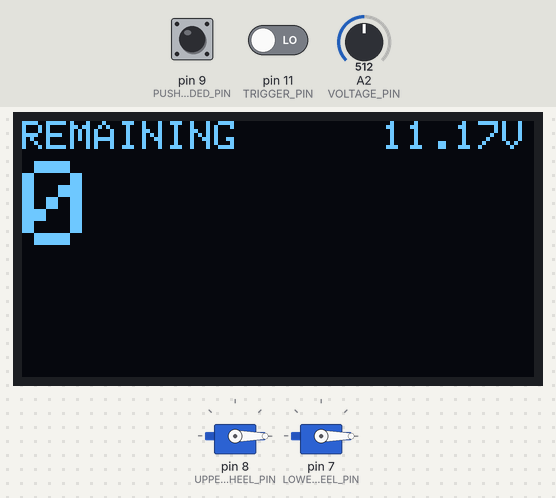
Bench run of a sketch on a simulated Arduino Nano, built with avr-gcc and run on an emulated ATmega328P. Parts: 2 × servo, 128×64 one-colour display. The inputs (shaded band) are chosen by the test bench; at power-on: A2 (VOLTAGE_PIN) = 512, pin 11 (TRIGGER_PIN) LOW, pin 9 (PUSHER_EXTENDED_PIN) LOW.

Above: at 3.2 s.
3.3 s: A2 (VOLTAGE_PIN) set to 716
At 4.0 s:
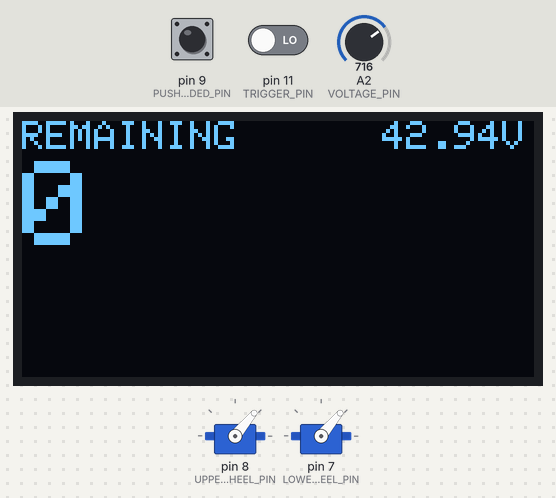
4.9 s: A2 (VOLTAGE_PIN) set to 900
At 6.1 s:
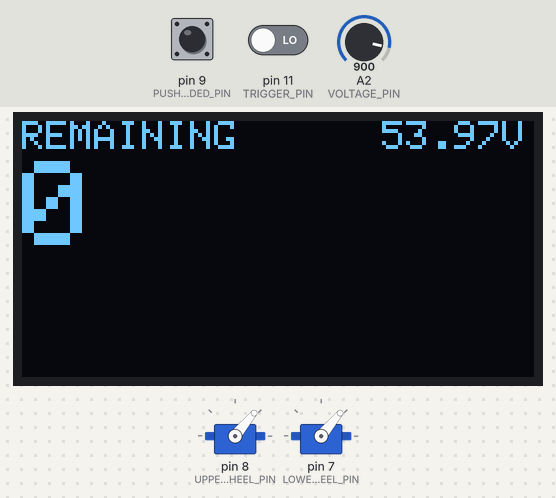
6.4 s: pin 11 (TRIGGER_PIN) driven HIGH
At 7.6 s:
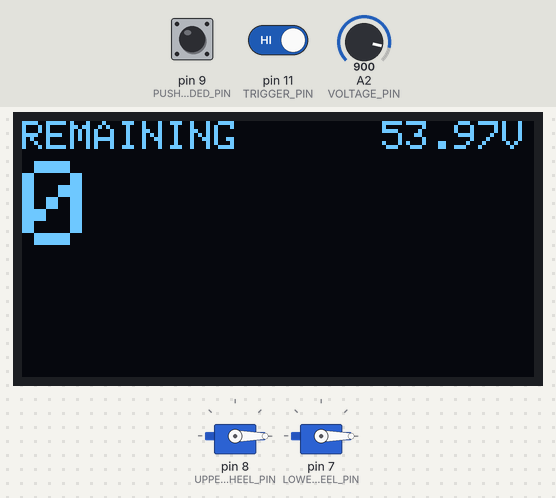
7.9 s: pin 11 (TRIGGER_PIN) driven LOW
At 10.81 s:
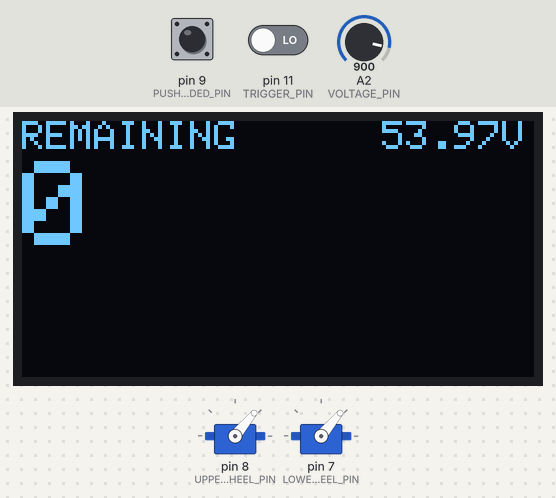
10.9 s: A2 (VOLTAGE_PIN) set to 1023
At 12.1 s:
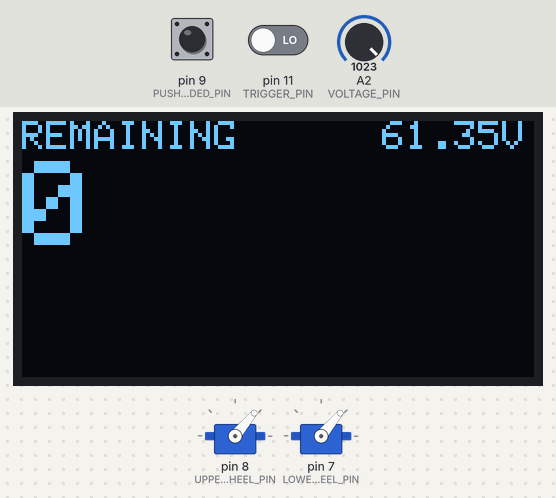
Timing chart, 0 to 13.4 s (numbered marks = the images above; inputs shaded):
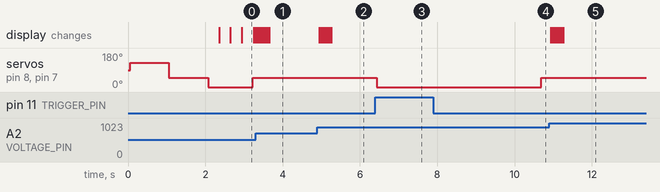

Measured:
- after the input at 4.9 s, the display: first changes at once (image 2 shows a later state)
- after the input at 6.4 s, servo on pin 8 (UPPER_FLYWHEEL_PIN), servo on pin 7 (LOWER_FLYWHEEL_PIN): 50° → 0° at once
- after the input at 7.9 s, servo on pin 8 (UPPER_FLYWHEEL_PIN), servo on pin 7 (LOWER_FLYWHEEL_PIN): 0° → 50° after 2.8 s
- after the input at 10.9 s, the display: first changes at once (image 5 shows a later state)

The sketch:

dart-control_v2.ino
```cpp
// (licence header left out)
#include <SPI.h>
#include <Wire.h>
#include <Servo.h>

// Arduino constant pins.
#define VOLTAGE_PIN           A2  // Analog 2
#define SCREEN_DATA_PIN       A3  // Analog 3
                                  // Analog 4 SDA
                                  // Analog 5 SCL
#define PUSHER_MOTOR_PIN      A6  // Analog 6
#define LOWER_FLYWHEEL_PIN    7   // Digital 7
#define UPPER_FLYWHEEL_PIN    8   // Digital 8
#define PUSHER_EXTENDED_PIN   9   // Digital 9
#define MAG_INSERTED_PIN      10  // Digital 10
#define TRIGGER_PIN           11  // Digital 11
#define SCREEN_SELECT_PIN     12  // Digital 12

// Internal constants.
#define VOLTAGE_MIN 9.5
#define VOLTAGE_MAX 12.6
#define VOLTAGE_SAMPLE_SET     10
#define FULL_AUTO              4
#define FLYWHEEL_MIN_VALUE     1060
#define FLYWHEEL_MAX_VALUE     1860
#define FLYWHEEL_SPINUP_TIME   250
#define FLYWHEEL_SPIN_TIME     3000

// Internal state
float voltageSamples[VOLTAGE_SAMPLE_SET];
int voltageSamplesIndex;
int numOfDartsToPush = 1;
int flywheelsActivationTime;
int flywheelSpeed;
int dartsRemaining;
int currentScreenId;
float voltage;

// User settings.
int magSize;
int fireMode;
int dartFps;

// Brushless DC motors used for flywheels.
Servo upperFlywheel;
Servo lowerFlywheel;

void setupFlywheels() {
  upperFlywheel.writeMicroseconds(FLYWHEEL_MAX_VALUE);
  lowerFlywheel.writeMicroseconds(FLYWHEEL_MAX_VALUE);
  delay(1000);
  upperFlywheel.writeMicroseconds(FLYWHEEL_MIN_VALUE);
  lowerFlywheel.writeMicroseconds(FLYWHEEL_MIN_VALUE);
  delay(1000);
}

void setup() {
  pinMode(PUSHER_EXTENDED_PIN, INPUT);
  pinMode(MAG_INSERTED_PIN, INPUT);
  pinMode(TRIGGER_PIN, INPUT);
  pinMode(SCREEN_SELECT_PIN, INPUT);
  upperFlywheel.attach(UPPER_FLYWHEEL_PIN);
  lowerFlywheel.attach(LOWER_FLYWHEEL_PIN);
  setupScreens();
  setupFlywheels();
}

// Returns the state of the pusher position.
bool isPusherExtended() {
  return digitalRead(PUSHER_EXTENDED_PIN) == HIGH;
}

// Returns the state of the mag.
bool isMagInserted() {
  return digitalRead(MAG_INSERTED_PIN) == HIGH;
}

// Returns if the state of the trigger.
bool isTriggerPressed() {
  return digitalRead(TRIGGER_PIN) == HIGH;
}

// Returns if the state of the screen select button.
bool isScreenSelectorPushed() {
  return digitalRead(SCREEN_SELECT_PIN) == HIGH;
}

// Walk the voltage samples and return an average.
float getBatteryVoltage() {
  float sum;
  // take the VDC analog samples and add them up.
  for (int i = 0; i < VOLTAGE_SAMPLE_SET; i++) {
      sum += voltageSamples[i];
  }
  // Calculate the voltage
  // Use 5.0 for a 5.0V ADC reference voltage
  // 5.015V is the calibrated reference voltage
  return ((sum / (float)VOLTAGE_SAMPLE_SET * 5.015) / 1024.0) * 11.132;
}

// Read the current battery voltage and add it to the sample array.
void readBatteryVoltage() {
  analogRead(VOLTAGE_PIN); // Read the PIN as we could get an old value.
  delay(10); // Make sure the MUTEX has switched to our PIN.
  voltageSamples[voltageSamplesIndex] = analogRead(VOLTAGE_PIN);
  voltageSamplesIndex++;
  if (voltageSamplesIndex >= VOLTAGE_SAMPLE_SET) {
    voltageSamplesIndex = 0;
  }
  voltage = getBatteryVoltage();
}

// Returns if the battery is in a good state.
bool batteryError() {
  if (voltage < VOLTAGE_MIN || voltage > VOLTAGE_MAX) {
    return true;
  }
  return false;
}

// Puts full power into the pusher motor.
void powerPusher() {
  analogWrite(PUSHER_MOTOR_PIN, 255);
}

// Removes all power from the pusher motor once it's retracted.
void stopPusher() {
  analogWrite(PUSHER_MOTOR_PIN, 50);
  while (isPusherExtended()) {
    delay(1);
  }
  analogWrite(PUSHER_MOTOR_PIN, 0);
}

// Activates the pusher motor.
void pushDart(bool fullAuto) {
    powerPusher();
    if (fullAuto) {
      while (isTriggerPressed()) {
        delay(10);
      }
    }
    stopPusher();
}

void startFlywheels() {
  upperFlywheel.writeMicroseconds(flywheelSpeed);
  lowerFlywheel.writeMicroseconds(flywheelSpeed);
  delay(FLYWHEEL_SPINUP_TIME);
}

void stopFlywheels() {
  upperFlywheel.writeMicroseconds(FLYWHEEL_MIN_VALUE);
  lowerFlywheel.writeMicroseconds(FLYWHEEL_MIN_VALUE);
}

void updateFlywheels() {
  long timeSpinning = millis() - flywheelsActivationTime;
  if (timeSpinning > FLYWHEEL_SPIN_TIME) {
    stopFlywheels();
  }
  if (timeSpinning < FLYWHEEL_SPIN_TIME) {
    startFlywheels();
  }
}

// Starts flywheels and/or updates their stop time.
void activateFlywheels() {
  flywheelsActivationTime = millis();
  updateFlywheels();
}

// Pushes the number of darts given.
// 1 == One dart.
// 2 == Two darts.
// 3 == Three darts.
// 4 == Full Auto.
void fire(int dartsToFire) {
  if (dartsToFire == FULL_AUTO) {
    pushDart(true);
    return;
  }
  for (int i = dartsToFire; i > 0; i--) {
    pushDart(false);
  }
}

// Main control loop.
void loop() {
  readBatteryVoltage();
  if (batteryError()) {
//    renderBatteryError(voltage);
//    delay(1000);
//    return;
  }
  if (isTriggerPressed()) {
    activateFlywheels();
    fire(numOfDartsToPush);
  }
  updateFlywheels();
  updateScreens(currentScreenId, dartsRemaining, magSize, fireMode, dartFps, voltage);
  delay(1); // Allow the world rotate.
}
```

screens.ino
```cpp
// (licence header left out)
#include <Adafruit_GFX.h>
#include <Adafruit_SSD1306.h>

Adafruit_SSD1306 Screens(4);

void setupScreens() {
  Screens.begin(SSD1306_SWITCHCAPVCC, 0x3C);
  Screens.clearDisplay();
  Screens.setTextColor(WHITE);
  Screens.setCursor(0, 0);
  Screens.println("INITIALISING...");
  Screens.display();
}

void updateScreens(int screenId, int dartsRemaining, int magSize, int fireMode, int dartFps, float voltage) {
  Screens.clearDisplay();
  switch (screenId) {
    case 0:
      // Show remaining darts.
      renderDartsRemaining(dartsRemaining);
      break;
    case 1:
      // Change Mag Size.
      renderMagSize(magSize);
      break;
    case 2:
      // Change Mode.
      renderMode(fireMode);
      break;
    case 3:
      // Change FPS.
      renderFps(dartFps);
      break;
  }
  renderBatteryHeader(voltage);
  Screens.display();
}

void renderDartsRemaining(int dartsRemaining) {
  Screens.setTextColor(WHITE);
  Screens.setCursor(0, 0);
  Screens.setTextSize(1);
  Screens.println("REMAINING");
  Screens.setTextSize(3);
  Screens.setCursor(0, 10);
  Screens.println(dartsRemaining);
}

void renderMagSize(int magSize) {
  Screens.setTextColor(WHITE);
  Screens.setCursor(0, 0);
  Screens.setTextSize(1);
  Screens.println("MAG SIZE");
  Screens.setTextSize(3);
  Screens.setCursor(0, 10);
  Screens.println(magSize);
}

void renderFps(int fps) {
  Screens.setTextColor(WHITE);
  Screens.setCursor(0, 0);
  Screens.setTextSize(1);
  Screens.println("FPS");
  Screens.setTextSize(3);
  Screens.setCursor(0, 10);
  Screens.println(fps);
}

void renderMode(int fireMode) {
  Screens.setTextColor(WHITE);
  Screens.setCursor(0, 0);
  Screens.setTextSize(1);
  Screens.println("FIRE MODE");
  Screens.setTextSize(3);
  Screens.setCursor(0, 10);
  switch (fireMode) {
    case 1:
      Screens.println("Single");
      break;
    case 2:
      Screens.println("Double");
      break;
    case 3:
      Screens.println("Tripple");
      break;
    case 4:
      Screens.println("Full Auto");
      break;
  }
}

void renderBatteryHeader(float voltage) {
  Screens.setTextColor(WHITE);
  Screens.setCursor(90, 0);
  Screens.setTextSize(1);
  Screens.print(voltage);
  Screens.setCursor(120, 0);
  Screens.print("V");
}

void renderBatteryError(float voltage) {
  Screens.clearDisplay();
  Screens.setTextColor(WHITE);
  Screens.setCursor(0, 0);
  Screens.setTextSize(1);
  if (voltage <= VOLTAGE_MIN) {
    Screens.println("BATTERY LOW");
  } else if (voltage >= VOLTAGE_MAX) {
    Screens.println("BATTERY ERROR");
  }
  Screens.setTextSize(3);
  Screens.setCursor(0, 10);
  Screens.print(voltage);
  Screens.display();
}
```
